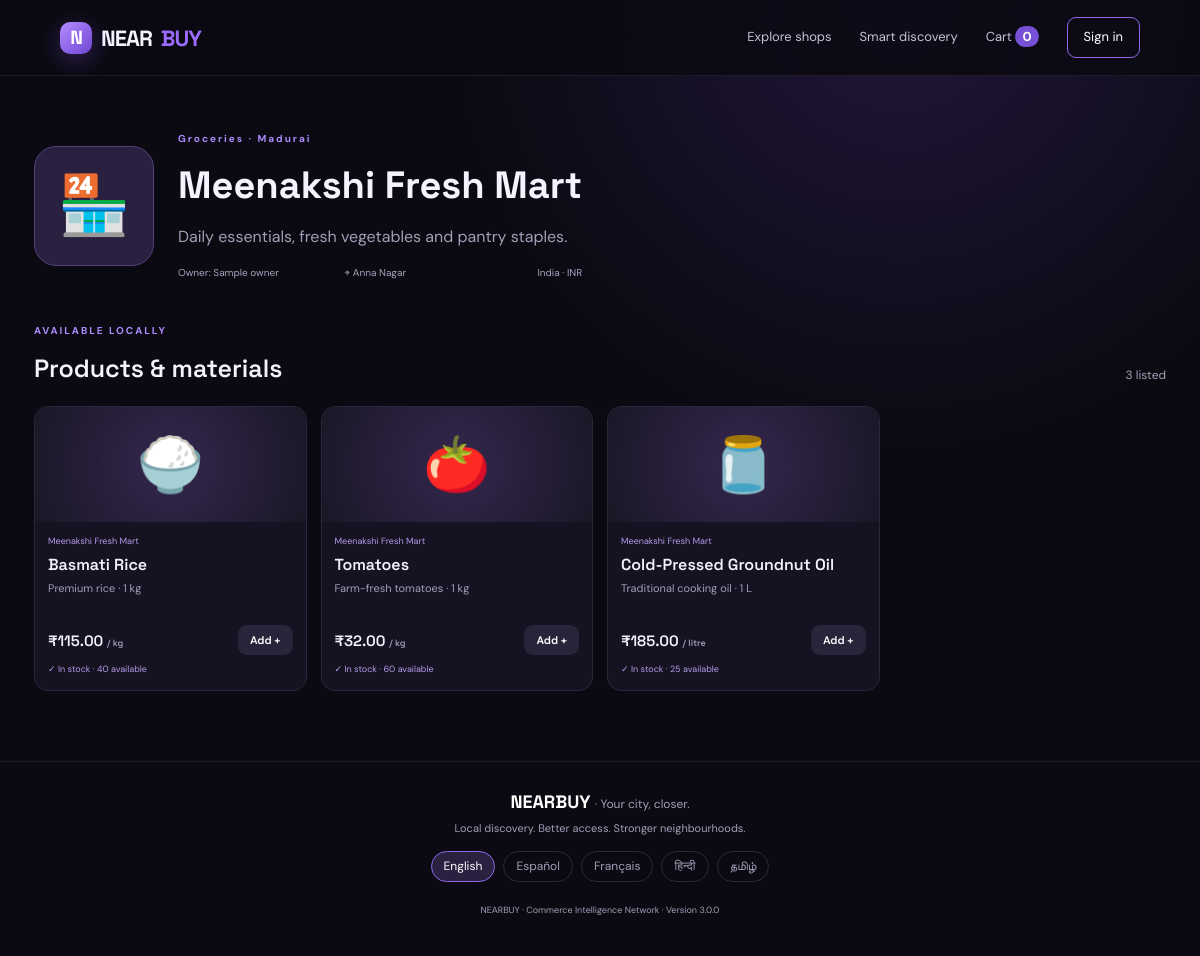
/shop/1, run on the app's committed database.
### models.py (models this page shows)
class Shop(db.Model):
    id = db.Column(db.Integer, primary_key=True)
    name = db.Column(db.String(140), nullable=False)
    owner_name = db.Column(db.String(100), nullable=False)
    category = db.Column(db.String(60), nullable=False)
    description = db.Column(db.Text, default="")
    city = db.Column(db.String(80), nullable=False, index=True)
    area = db.Column(db.String(100), default="")
    address = db.Column(db.String(255), default="")
    phone = db.Column(db.String(30), default="")
    country = db.Column(db.String(2), nullable=False, default="IN")
    currency = db.Column(db.String(3), nullable=False, default="INR")
    timezone = db.Column(db.String(60), nullable=False, default="Asia/Kolkata")
    approved = db.Column(db.Boolean, default=True)
    created_at = db.Column(db.DateTime, default=datetime.utcnow)
    products = db.relationship("Product", backref="shop", cascade="all, delete-orphan")

class Product(db.Model):
    id = db.Column(db.Integer, primary_key=True)
    shop_id = db.Column(db.Integer, db.ForeignKey("shop.id"), nullable=False)
    name = db.Column(db.String(140), nullable=False)
    description = db.Column(db.Text, default="")
    price = db.Column(db.Numeric(10, 2), nullable=False)
    stock = db.Column(db.Integer, default=0)
    unit = db.Column(db.String(30), default="piece")
    image_emoji = db.Column(db.String(12), default="📦")
    active = db.Column(db.Boolean, default=True)

### app.py (the view)
@app.route("/shop/<int:shop_id>")
def shop_detail(shop_id):
    shop = Shop.query.get_or_404(shop_id)
    if not shop.approved:
        abort(404)
    products = Product.query.filter_by(shop_id=shop.id, active=True).all()
    avg = db.session.query(func.avg(Review.rating)).filter_by(shop_id=shop.id).scalar()
    return render_template("shop_detail.html", shop=shop, products=products,
                           average=round(float(avg), 1) if avg else None)

### app.py (called while the page is built)
def _(text, **kwargs):
    return translate(text, getattr(g, "lang", DEFAULT_LANGUAGE), **kwargs)

def money(amount, currency):
    return format_money(amount, currency, getattr(g, "lang", DEFAULT_LANGUAGE))

def country_name(code):
    return _(COUNTRIES.get(code, {}).get("name", code))

def lang_url(code):
    args = request.args.to_dict()
    args.pop("csrf_token", None)
    args["lang"] = code
    return request.path + "?" + urlencode(args)

def csrf_value():
    token = session.get("_csrf_token")
    if not token:
        token = secrets.token_urlsafe(32)
        session["_csrf_token"] = token
    return token

@app.before_request
def resolve_request_language():
    requested = request.args.get("lang")
    g.lang = resolve_language(
        requested,
        request.cookies.get(LANG_COOKIE),
        request.accept_languages.best_match(list(LANGUAGES)),
    )
    g.persist_lang = requested in LANGUAGES

@app.after_request
def remember_language(response):
    if getattr(g, "persist_lang", False):
        response.set_cookie(LANG_COOKIE, g.lang, max_age=60 * 60 * 24 * 365, samesite="Lax",
                            secure=app.config["SESSION_COOKIE_SECURE"])
    return response

@app.before_request
def protect_requests():
    if request.endpoint not in ("setup", "static", "health"):
        if not User.query.filter_by(role="admin").first():
            return redirect(url_for("setup"))
    if request.method == "POST":
        expected = session.get("_csrf_token")
        supplied = request.form.get("csrf_token", "")
        if not expected or not secrets.compare_digest(expected, supplied):
            abort(400, description=_("Security token expired. Refresh the page and try again."))

@app.context_processor
def inject_globals():
    cart = session.get("cart", {})
    return {
        "cart_count": sum(int(v) for v in cart.values()),
        "csrf_token": csrf_value,
        "app_version": app.config["VERSION"],
        "categories": CATEGORIES,
        "countries": COUNTRIES,
        "languages": LANGUAGES,
        "current_lang": g.lang,
        "direction": "rtl" if g.lang in RTL_LANGUAGES else "ltr",
    }

@app.after_request
def no_store_for_user_pages(response):
    if current_user.is_authenticated or session.get("cart"):
        response.headers.setdefault("Cache-Control", "no-store")
    return response

### intl.py (called while the page is built, shortened)
def _group_indian(digits):
    if len(digits) <= 3:
        return digits

### templates/shop_detail.html (shortened to what this page needs)
{% extends "base.html" %}{% block title %}{{ shop.name }}{% endblock %}{% block content %}
<div class="shop-detail-hero"><div class="shop-detail-icon">🏪</div><div><div class="eyebrow">{{ _(shop.category) }} · {{ shop.city }}</div><h1>{{ shop.name }}</h1><p>{{ shop.description }}</p><div class="shop-meta"><span>{{ _("Owner") }}: {{ shop.owner_name }}</span><span>⌖ {{ shop.area }}</span><span>{{ country_name(shop.country) }} · {{ shop.currency }}</span>{% if average %}<span>★ {{ average }}/5</span>{% endif %}</div></div></div>
<div class="section-head"><div><div class="eyebrow">{{ _("AVAILABLE LOCALLY") }}</div><h2>{{ _("Products & materials") }}</h2></div><span class="muted">{{ products|length }} {{ _("listed") }}</span></div>
<div class="product-grid">{% for p in products %}<div class="product-card"><div class="product-emoji">{{ p.image_emoji }}</div><div class="product-body"><small>{{ shop.name }}</small><h3>{{ p.name }}</h3><p>{{ p.description }}</p><div class="product-bottom"><strong>{{ money(p.price, shop.currency) }} <small>/ {{ _(p.unit) }}</small></strong><form method="post" action="{{ url_for('cart_add', product_id=p.id) }}"><input type="hidden" name="csrf_token" value="{{ csrf_token() }}"><button class="btn small">{{ _("Add +") }}</button></form></div><small class="stock-indicator">{% if p.stock > 5 %}✓ {{ _("In stock") }} · {{ _("{n} available", n=p.stock) }}{% elif p.stock > 0 %}{{ _("Only {n} left", n=p.stock) }}{% else %}{{ _("Currently out of stock") }}{% endif %}</small></div></div>{% else %}<div class="empty">{{ _("No products listed yet.") }}</div>{% endfor %}</div>
{% endblock %}

### templates/base.html (shortened to what this page needs)
<!doctype html>
<html lang="{{ current_lang }}" dir="{{ direction }}">
<head>
  <link rel="stylesheet" href="{{ url_for('static', filename='style.css') }}">
  <link rel="stylesheet" href="{{ url_for('static', filename='intl.css') }}">
</head>
<body>
<header class="topbar">
  <a class="brand" href="{{ url_for('index') }}"><span class="brand-mark">N</span> NEAR<span>BUY</span></a>
  <nav>
    <a href="{{ url_for('shops') }}">{{ _("Explore shops") }}</a>
    <a href="{{ url_for('ai_search') }}">{{ _("Smart discovery") }}</a>
    <a class="cart-link" href="{{ url_for('cart') }}">{{ _("Cart") }} <b>{{ cart_count }}</b></a>
    {% if current_user.is_authenticated %}<form class="nav-signout" method="post" action="{{ url_for('logout') }}"><input type="hidden" name="csrf_token" value="{{ csrf_token() }}"><button class="nav-cta" type="submit">{{ _("Sign out") }}</button></form>
    {% else %}<a class="nav-cta" href="{{ url_for('login') }}">{{ _("Sign in") }}</a>{% endif %}
  </nav>
</header>
<main class="page">
  {% block content %}{% endblock %}
</main>
<footer>
  <div class="footer-brand">NEARBUY <span>· {{ _("Your city, closer.") }}</span></div>
  <p>{{ _("Local discovery. Better access. Stronger neighbourhoods.") }}</p>
  <nav class="lang-switch" aria-label="{{ _('Language') }}">{% for code, name in languages.items() %}<a href="{{ lang_url(code) }}" lang="{{ code }}" hreflang="{{ code }}" class="{{ 'active' if code == current_lang }}"{% if code == current_lang %} aria-current="true"{% endif %}>{{ name }}</a>{% endfor %}</nav>
  <small>NEARBUY · Commerce Intelligence Network · {{ _("Version") }} {{ app_version }}</small>
</footer>
</body></html>

### static/style.css (style rules this page uses)
:root { --bg:#0b0a12;--panel:#151321;--panel2:#1b182a;--line:#2b263c;--text:#f5f2ff;--muted:#a49db7;--purple:#9b6cff;--purple2:#7145d8;--green:#73e0b0;--font:'DM Sans',sans-serif;--display:'Space Grotesk',sans-serif }
* { box-sizing:border-box }
body { margin:0;background:radial-gradient(circle at 75% 0%,#21163a 0,transparent 34%),var(--bg);color:var(--text);font-family:var(--font);line-height:1.55 }
a { color:inherit;text-decoration:none }
.topbar { height:76px;padding:0 max(5vw,24px);display:flex;align-items:center;justify-content:space-between;border-bottom:1px solid #ffffff12;background:#0b0a12d9;backdrop-filter:blur(18px);position:sticky;top:0;z-index:20 }
.brand { font:700 22px var(--display);letter-spacing:-1px;display:flex;align-items:center;gap:9px }
.brand>span:last-child { color:var(--purple) }
.brand-mark { width:32px;height:32px;display:inline-grid;place-items:center;border-radius:10px;background:linear-gradient(135deg,#b38cff,#7045d4);color:white;font:700 19px var(--display);box-shadow:0 6px 24px #8957ef55 }
nav { display:flex;align-items:center;gap:28px;color:#c8c1d8;font-size:13px }
.cart-link b { background:#7651d5;border-radius:20px;padding:2px 7px;color:white }
.nav-cta { border:1px solid #8e68e8;border-radius:9px;padding:9px 16px;color:white }
.page { max-width:1180px;margin:auto;padding:0 24px 70px }
.eyebrow { font-size:10px;font-weight:700;letter-spacing:2px;color:#ad8cff;margin-bottom:14px }
.btn { border:0;border-radius:9px;padding:11px 17px;background:#29243a;color:white;font:600 12px var(--font);cursor:pointer;display:inline-flex;align-items:center;justify-content:center;gap:7px;white-space:nowrap }
.btn.small { padding:8px 12px;font-size:11px }
.section-head { display:flex;justify-content:space-between;align-items:end;margin-bottom:22px }
.section-head h2,.panel h2 { font:600 25px var(--display);margin:0 }
.shop-card,.product-card { background:#151321;border:1px solid var(--line);border-radius:14px;overflow:hidden;transition:.2s }
.shop-info h3,.product-body h3 { font:600 16px var(--display);margin:0 0 5px }
.shop-info p,.product-body p { font-size:11px;color:var(--muted);margin:0 0 13px }
.shop-meta { display:flex;justify-content:space-between;gap:8px;color:#aaa1bd;font-size:10px;flex-wrap:wrap }
.product-grid { display:grid;grid-template-columns:repeat(4,1fr);gap:14px }
.product-card { display:flex;flex-direction:column }
.product-emoji { height:115px;display:grid;place-items:center;font-size:54px;background:radial-gradient(circle,#34274e,#1a1726) }
.product-body { padding:13px;display:flex;flex-direction:column;flex:1 }
.product-body>small { font-size:9px;color:#b49ae9 }
.product-body h3 { margin:5px 0 }
.product-body p { min-height:32px }
.product-bottom { display:flex;align-items:center;justify-content:space-between;margin-top:auto }
.product-bottom strong { font:600 15px var(--display) }
.product-bottom strong small { font-size:9px;color:var(--muted) }
.shop-detail-hero { display:flex;gap:24px;align-items:center;padding:55px 0 42px }
.shop-detail-icon { width:120px;height:120px;display:grid;place-items:center;background:#2a2140;border:1px solid #554078;border-radius:22px;font-size:58px }
.shop-detail-hero h1 { font:700 38px var(--display);margin:0 }
.shop-detail-hero p { color:var(--muted) }
.muted { color:var(--muted);font-size:12px }
footer { border-top:1px solid #ffffff12;padding:28px 5vw 35px;text-align:center;color:var(--muted) }
.footer-brand { font:700 18px var(--display);color:white }
.footer-brand span { font:400 12px var(--font);color:var(--muted) }
footer p { font-size:11px;margin:7px }
footer small { font-size:9px }
.stock-indicator { display:block;margin-top:8px;color:var(--muted,#718096) }

### static/intl.css (style rules this page uses)
.lang-switch { display:flex;flex-wrap:wrap;justify-content:center;gap:8px;margin:14px 0 }
.lang-switch a { border:1px solid var(--line);border-radius:20px;padding:5px 12px;font-size:12px;color:var(--muted) }
.lang-switch a.active { border-color:#8e68e8;color:white;background:#2a2140 }

### data on the page
Shop: city "Madurai", name "Meenakshi Fresh Mart", description "Daily essentials, fresh vegetables and pantry staples.", owner_name "Sample owner", area "Anna Nagar", country "India", currency "INR"
Product: image_emoji "🍚", name "Basmati Rice", description "Premium rice · 1 kg", price.currency "₹115.00"
Product: image_emoji "🍅", name "Tomatoes", description "Farm-fresh tomatoes · 1 kg", price.currency "₹32.00"
Product: image_emoji "🫙", name "Cold-Pressed Groundnut Oil", description "Traditional cooking oil · 1 L", price.currency "₹185.00"

### other printed values
{{ cart_count }} "0"
{{ products|length }} "3"
{{ name }} "English" "Español" "Français" "हिन्दी" "தமிழ்"
{{ app_version }} "3.0.0"
